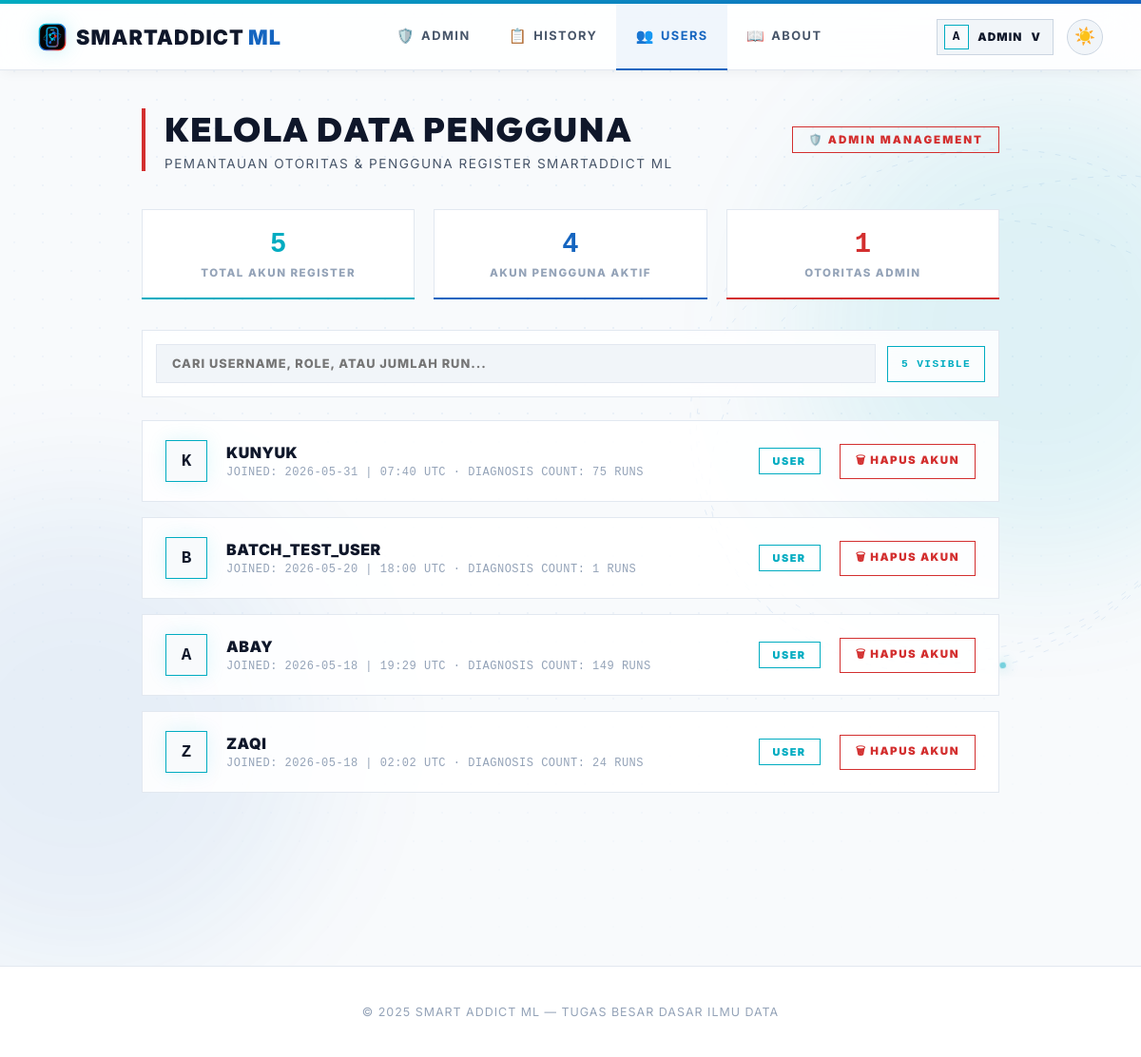
Before: /admin/users (signed in) with the older database file.
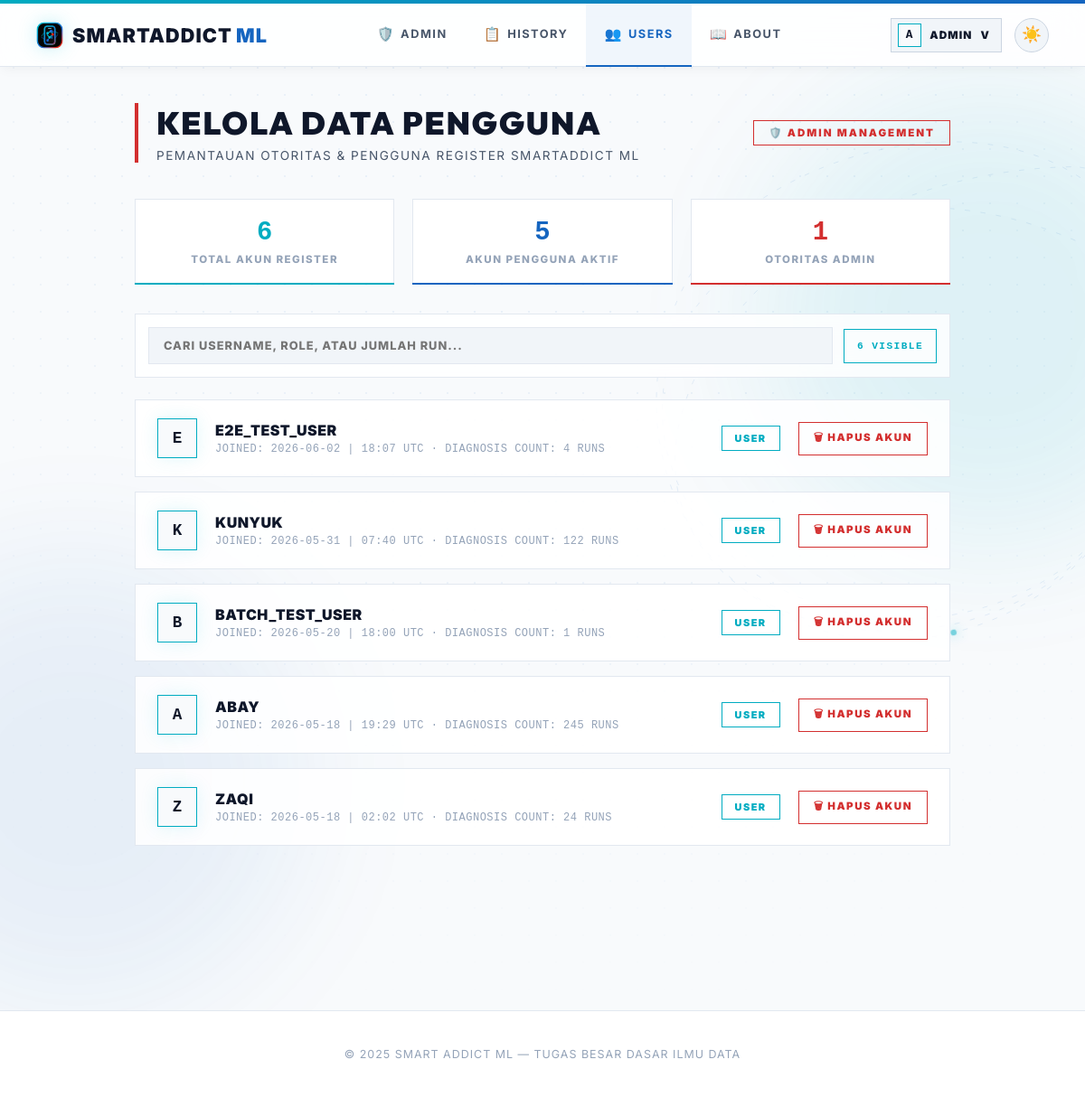
After: the same page with the newer database file.
### smartaddict/models/user.py (models this page shows, shortened)
class User(UserMixin, db.Model):
    id = db.Column(db.Integer, primary_key=True)
    username = db.Column(db.String(80), unique=True, nullable=False)
    password_hash = db.Column(db.String(200), nullable=False)
    role = db.Column(db.String(10), default="user")
    created_at = db.Column(db.DateTime, default=datetime.utcnow)
    predictions = db.relationship("Prediction", backref="user", lazy=True)
    @property
    def is_admin(self):
        return self.role == "admin"

### smartaddict/routes/admin_routes.py (the view)
@admin_bp.route("/admin/users", endpoint='admin_users')
@admin_required
def admin_users():
    users = User.query.order_by(User.created_at.desc()).all()
    return render_template("admin/manage_users.html", users=users, active_page='admin_users')

### app.py (called while the page is built)
@app.after_request
def add_no_cache(response):
    response.headers['Cache-Control'] = 'no-store, no-cache, must-revalidate, max-age=0'
    response.headers['Pragma'] = 'no-cache'
    response.headers['Expires'] = '0'
    return response

@login_manager.user_loader
def load_user(user_id):
    try:
        return User.query.get(int(user_id))
    except Exception:
        return None

### smartaddict/routes/admin_routes.py (called while the page is built)
def admin_required(view_func):
    @wraps(view_func)
    @login_required
    def wrapped(*args, **kwargs):
        if not current_user.is_admin:
            flash('Akses ditolak. Hanya admin yang bisa mengakses halaman ini.', 'error')
            return redirect(url_for('user.dashboard'))
        return view_func(*args, **kwargs)
    return wrapped

### templates/admin/manage_users.html (shortened to what this page needs)
{% extends "base.html" %}
{% block content %}
<main class="content">
    <div class="page-header">
        <div class="header-text">
            <h1>KELOLA DATA PENGGUNA</h1>
            <p>PEMANTAUAN OTORITAS & PENGGUNA REGISTER SMARTADDICT ML</p>
        </div>
        <span class="admin-badge">🛡️ ADMIN MANAGEMENT</span>
    </div>
    <div class="stats-row">
        <div class="mini-stat">
            <div class="num" style="color:var(--m-blue-light)">{{ users|length }}</div>
            <div class="lbl">TOTAL AKUN REGISTER</div>
        </div>
        <div class="mini-stat">
            <div class="num" style="color:var(--m-blue-dark)">{{ users|selectattr('role','equalto','user')|list|length }}</div>
            <div class="lbl">AKUN PENGGUNA AKTIF</div>
        </div>
        <div class="mini-stat">
            <div class="num" style="color:var(--m-red)">{{ users|selectattr('role','equalto','admin')|list|length }}</div>
            <div class="lbl">OTORITAS ADMIN</div>
        </div>
    </div>
    <div class="user-filter">
        <input id="userSearch" type="text" placeholder="CARI USERNAME, ROLE, ATAU JUMLAH RUN..." oninput="filterUsers()">
        <div class="user-filter-count"><span id="userVisibleCount">{{ users|length }}</span> Visible</div>
    </div>
    <div class="users-grid">
        {% for user in users %}
        <div class="user-card {% if user.is_admin %}admin-card{% endif %}" data-user="{{ user.username }} {{ user.role }} {{ user.predictions|length }} runs">
            <div class="user-avatar">{{ user.username[0]|upper }}</div>
            <div class="user-info">
                <div class="user-name">{{ user.username }}</div>
                <div class="user-meta">JOINED: {{ user.created_at.strftime('%Y-%m-%d | %H:%M UTC') }} · DIAGNOSIS COUNT: {{ user.predictions|length }} RUNS</div>
            </div>
            <div>
                <span class="role-badge {% if user.is_admin %}role-admin{% else %}role-user{% endif %}">{{ user.role | upper }}</span>
            </div>
            <div>
                {% if not user.is_admin %}
                <form method="post" action="{{ url_for('admin.admin_delete_user', user_id=user.id) }}" onsubmit="return confirm('APAKAH ANDA YAKIN INGIN MENGHAPUS AKUN USER {{ user.username | upper }}?')">
                    <button type="submit" class="del-btn">🗑 HAPUS AKUN</button>
                </form>
                {% endif %}
            </div>
        </div>
        {% endfor %}
    </div>
</main>
{% endblock %}

### templates/base.html (shortened to what this page needs)
<!doctype html>
<html lang="id" data-theme="light">
<head>
</head>
<body>
    <div class="navbar-wrap">
        <nav class="navbar">
            <a href="{{ url_for('user.dashboard') }}" class="logo" style="text-decoration:none">
                <img class="logo-mark" src="{{ url_for('static', filename='img/smartaddict-logo.svg') }}" alt="" aria-hidden="true">
                <span>SmartAddict<span style="color:var(--m-blue-dark); font-weight: 900; margin-left: 4px;">ML</span></span>
            </a>
            <div class="nav-center">
                {% if current_user.is_authenticated and current_user.is_admin %}
                <a href="{{ url_for('admin.admin_dashboard') }}" {% if active_page == 'admin_dashboard' %}class="active"{% endif %}><span class="nav-icon">🛡️</span>Admin</a>
                <a href="{{ url_for('admin.admin_history') }}" {% if active_page == 'admin_history' %}class="active"{% endif %}><span class="nav-icon">📋</span>History</a>
                <a href="{{ url_for('admin.admin_users') }}" {% if active_page == 'admin_users' %}class="active"{% endif %}><span class="nav-icon">👥</span>Users</a>
                <a href="{{ url_for('user.about') }}" {% if active_page == 'about' %}class="active"{% endif %}><span class="nav-icon">📖</span>About</a>
                {% else %}
                <a href="{{ url_for('user.dashboard') }}" {% if active_page == 'dashboard' %}class="active"{% endif %}><span class="nav-icon">📊</span>Dashboard</a>
                <a href="{{ url_for('user.about') }}" {% if active_page == 'about' %}class="active"{% endif %}><span class="nav-icon">📖</span>About</a>
                {% endif %}
            </div>
            <div class="nav-actions">
                {% if current_user.is_authenticated %}
                <div class="profile-menu" id="profileMenu">
                    <button type="button" class="profile-chip {% if active_page == 'profile' %}active{% endif %}" onclick="toggleProfileMenu(event)" aria-expanded="false" aria-controls="profileDropdown">
                        <span class="profile-chip-avatar">{{ current_user.username[0]|upper }}</span>
                        <span class="profile-chip-name">{{ current_user.username }}</span>
                        <span aria-hidden="true">v</span>
                    </button>
                </div>
                {% else %}
                <a href="{{ url_for('auth.login') }}" class="btn-nav-login">Login</a>
                {% endif %}
                <button class="theme-toggle" id="themeToggle" onclick="toggleTheme()" title="Toggle tema">
                    <span id="themeIcon">🌙</span>
                </button>
            </div>
        </nav>
    </div>
    <div class="nav-spacer"></div>
    <div class="sa-bg-stage" aria-hidden="true">
        <div class="sa-bg-glow sa-bg-glow-a"></div>
    </div>
    {% block content %}{% endblock %}
    {% block footer %}
    <footer class="footer">
        <p>© 2025 Smart Addict ML — Tugas Besar Dasar Ilmu Data</p>
    </footer>
    {% endblock %}
</body>
</html>

Changed rows visible on the page:
added User: username "E", username "E2E_TEST_USER", created_at "2026-06-02 | 18:07 UTC", predictions|length "4", role "USER"
computed for User "KUNYUK": predictions|length "75" → "122"
computed for User "ABAY": predictions|length "149" → "245"
Other visible differences:
{{ users|length }}: "5" → "6"
{{ users|selectattr('role','equalto','user')|list|length }}: "4" → "5"
